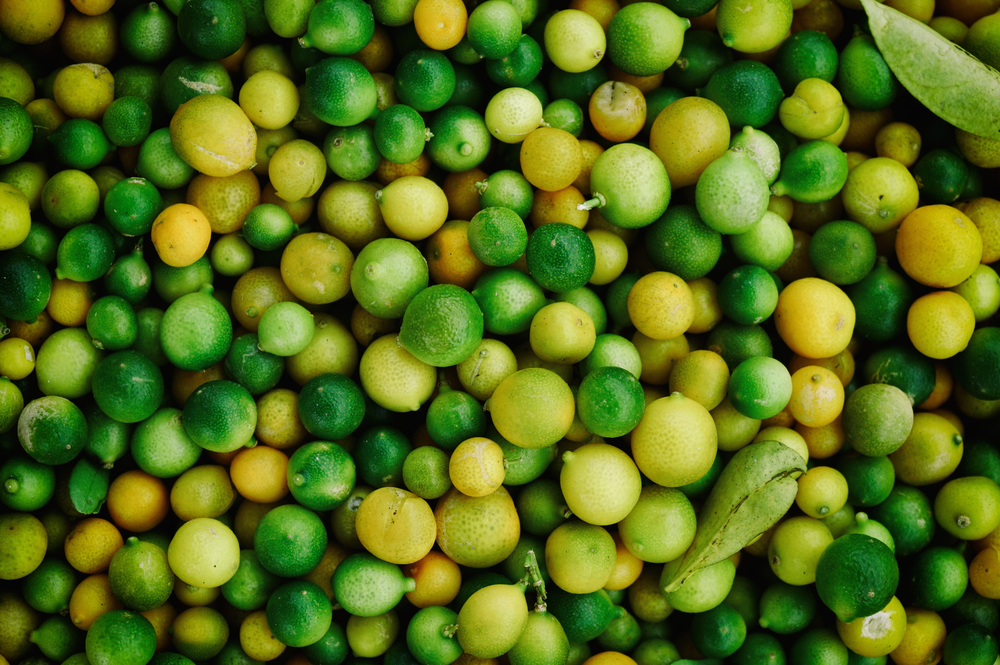
#> input picture 0802.png, 1000 x 665 px, shrunk from 2040 x 1356 before the run, given in place of 0, which was not available
$ python -i runtime_histograms_commented.py   (imports and definitions only)
#> lines starting #> are read from the running program, lines starting #| are printed output that depends on the picture; pictures that were not available may be replaced by others from this repository, and a replacement may not be noted
#!/usr/bin/env python
# coding: utf-8

# # Similarity through histogram

#
# ## What is a Histogram?
#
# A histogram is a graphical representation of the distribution of numerical data. It is an estimate of the probability distribution of a continuous variable (in this case, pixel values in an image). In the context of image processing, a histogram represents how the pixel values (intensities) are distributed in an image. This is usually displayed in a 2D plot, with the occurences depending on the color values of the image
#

# ### Example
# Lets take the following Image as an Example to explain Histograms.
#
# <img src="0802.png" style="width:35%; height:35%;"/>
#
#

# Let's assume we're working in the RGB color space. Three separate histograms would be created, one for each color channel: Red, Green, and Blue.
#
# ### Each histogram counts how often each color value (ranging from 0 to 255) occurs in the respective channels. For the green fruits in the image, the values in the Green channel would likely be higher, while the Red and Blue values might be lower.

# Let's take a look at the histograms

# In[1]:

"""
import cv2
import matplotlib.pyplot as plt

# Load the image
image_path = 'DIV2k/DIV2K_valid_HR/DIV2K_valid_HR/0802.png'
image = cv2.imread(image_path)

if image is not None:
    # Convert image to RGB (from BGR which OpenCV uses by default)
    image_rgb = cv2.cvtColor(image, cv2.COLOR_BGR2RGB)

    # Calculate and plot histograms for each color channel separately
    colors = ('r', 'g', 'b')
    channels = ('Red', 'Green', 'Blue')

    plt.figure(figsize=(18, 6))

    for i, color in enumerate(colors):
        plt.subplot(1, 3, i + 1)
        hist = cv2.calcHist([image_rgb], [i], None, [256], [0, 256])
        plt.plot(hist, color=color)
        plt.xlim([0, 256])
        plt.title(f'{channels[i]} Histogram')
        plt.xlabel('Pixel Intensity')
        plt.ylabel('Frequency')
        plt.grid(True)  # Add grid for better visualization

    plt.tight_layout()
    #plt.show()
"""


# As expected, a very large proportion of the pixels in the image have a blue value of 0, while the green values tend to dominate within the image.

# ### RGB Channel are not effective

#
# Now all you have to do is create and save 3 histograms for each channel for all 450,000 images in the database and you're done. Well, not quite...
#
# The problem with this approach is that the RGB color space is based on the mixture of light colors, which is less intuitive when it comes to comparing colors from a human perspective. For example a brighter picture that is still the same picture could have completely other histograms, which will be visible especially in the red channel. Let's test it out.

# <img src="0802-bright.png" style="width:35%; height:35%;"/>

# ![alt text](0802-bright-histogram-1.png)

# According to the histograms, we should be able to see a lot more red tones in the image, but this is not the case, as we are analyzing a just brighter version of the image before. So why is that?
#
# Changing the brightness not only brings more white tones into the picture, but also brighter yellow tones, which are primarily mixed with the red and green channel. In addition, the green tones have also become stronger, which is responsible for the deflection in the histogram of the green channel. So according to the histograms, we have 2 completely different images here, while we humans can clearly establish a similarity despite the differences in brightness, as the same colors are used.
#
#

# ### What is the solution?
#

# Let's first start the coding part. For this Notebook we need the following Imports

# In[2]:


# necessary imports
import os
import sqlite3
from PIL import ImageCms
from tqdm import tqdm
import numpy as np
import cv2
import matplotlib.pyplot as plt
from concurrent.futures import ThreadPoolExecutor
from sklearn.neighbors import NearestNeighbors
import joblib
import functions
from sklearn.neighbors import NearestNeighbors


icms = ImageCms


# ## Connection with the database
#
# Here we establish a connection with the database that contains all the images from the hard disk.
#
# The image properties that we save from the image are:
#
# - Name
# - Storage Path
# - Pixel size

# In[3]:


# Connect to an existing one to store image metadata
database_name = "database_all_images.db"
root_folder = r"D:/data/image_data"

conn = sqlite3.connect(database_name)
c = conn.cursor()
# [13 lines not run here, left out]

# Fetch all results
paths_tuples = c.fetchall()  # This will be a list of tuples

# Convert list of tuples to a list of strings
database_image_paths = [path[0] for path in paths_tuples]  # Extract the first element of each tuple

# Verify the paths


# ## Now to the solution

# Instead of using the RGB color space, we use the HSV color space.
#
# In the HSV color space, the color components (hue, saturation) are separated from the brightness (value). This means that changes in brightness (e.g. lighting) do not affect the hue information (Hue), which is basically the actual color of the image.
# Let's have a look at the same example from above and plot the HSV histogram.
#
# <img src="0802.png" style="width:35%; height:35%;"/>
#

# ![alt text](0802-histogram-hsv-2.png)

# What we can see on the histograms is that a lot of pixels in the image are in the 20-50 range. The saturation of the colors within this spectrum is often very high, which makes for strong vibrant colors contained in the image. Value describes how bright or dark the pixel is, where 0 is very dark and 255 is very bright. The fact that some pixels are rather dark, as can be seen from the plot, makes sense due to the spatial division of the fruit, which creates shadows.
#
# Why can we now work better with it than with RGB?
#
#
# ## Hue and Saturation

# ![alt text](Hue-1.png)
#
# In this plot, the hue is plotted on the x-axis and the saturation on the y-axis. This diagram contains most of the colors that we can see with the human eye. Unlike the RGB color space, no colors are mixed here; instead, each possible color has its own value on the Hue axis. The strength of this color is shown in the Saturation axis.
#
# If we apply the values from above to this diagram, we can see that the yellow tones dominate in the image. According to the histograms, there are also a few green tones in the image. How bright or dark these green tones are plays nearly no role in either the hue or the saturation, as the brightness or darkness is determined by the V, i.e. the value.
#
# How do we apply these insights to our project?

# ## The Heart for this Methood

# This is the key function to create the histograms that will be stored in a pickle file

# ```python
# def calculate_histogram(image, color_space):
#     if color_space == "HSV":
#         hsv = cv2.cvtColor(image, cv2.COLOR_BGR2HSV)
#         hist = cv2.calcHist([hsv], [0, 1], None, [32, 32], [0, 180, 0, 256])  # Interesting part of the function
#
#     elif color_space == "RGB":
#         hist = cv2.calcHist([image], [0, 1, 2], None, [32, 32, 32], [0, 256, 0, 256, 0, 256])
#     else:
#         pass
#
#     hist = cv2.normalize(hist, hist).flatten()
#     return hist
# ```

# This line is the interesting part of this function:
# ```python
# hist = cv2.calcHist([hsv], [0, 1], None, [32, 32], [0, 180, 0, 256])
# ```
# We compute a 2D histogram for the input image in the HSV color space. The histogram represents the joint distribution of the Hue and Saturation values in the image, with 32 bins for each channel. The Hue values will be between 0 and 180 while the Saturation Values will be between 0 and 256. This 2D histogram captures the color information in a compact form, which will be used later for the image comparison based on color similarity.
#
# After that we normalize the histogram, to ensure that the histogram values are on a consistent scale, which is particularly important when comparing histograms from different images. For example, two images of different sizes will have histograms with different raw counts, but normalization will scale them so they can be meaningfully compared. With ```.flatten()``` we also convert the histogram from a multi-dimensional array to a one-dimensional array, which is necessary for the nearest neighbor search when trying to search for similar images.
#
# Let's have a look at the other functions.
#

# In[5]:


# Calculate the histogram of an image using OpenCV
# The cv2.calcHist function computes the histogram for the given image
# In this context, histograms are used to compare images and determine similarity
def calculate_histogram(image, color_space):
    """
    This function computes the color histogram of an image in a specified color space, either HSV or RGB.

    Input:
    - image: A single image represented as a NumPy array. This is the image whose histogram will be calculated.
    - color_space: A string indicating the color space to be used for the histogram calculation. It can be either "HSV" or "RGB"

    Output:
    - hist: A flattened, normalized histogram of the image, represented as a one-dimensional NumPy array.

    The image is converted from BGR (default OpenCV format) to HSV color space using cv2.cvtColor.
    Then, the histogram is calculated for the Hue and Saturation channels with 32 bins for each using cv2.calcHist.
    The histogram is then normalized to ensure that the comparison between histograms is not biased by the size of the images.
    Finally, the normalized histogram is flattened into a one-dimensional array.

    """
#> called with color_space = 'HSV'

    if color_space == "HSV":
        #The image is converted from BGR (default OpenCV format) to HSV color space
        hsv = cv2.cvtColor(image, cv2.COLOR_BGR2HSV)
#> hsv: shape (665, 1000, 3); mean H, S, V 39.5, 204.1, 110.4
#> image is the input picture: shape (665, 1000, 3); mean B, G, R 23.9, 107.2, 84.2
        hist = cv2.calcHist([hsv], [0, 1], None, [32, 32], [0, 180, 0, 256])
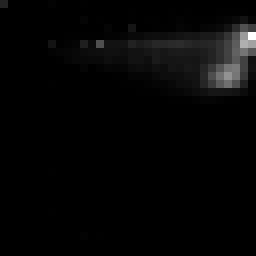
#> hist: shape (32, 32) float32 (shown 8 times larger); min 0, max 28930, mean 649.4; drawn with min black and max white
    elif color_space == "RGB":
        hist = cv2.calcHist([image], [0, 1, 2], None, [32, 32, 32], [0, 256, 0, 256, 0, 256])
    else:
        pass

    hist = cv2.normalize(hist, hist).flatten()
#> hist = 1024 values, max 0.386 at index 159, min 0 at index 2, mean 0.00866
    return hist


# [88 lines left out: functions process_image, load_histograms, compute_and_store_histograms, not called in this run]
            #print(f"Saved {len(histograms)} histograms to {save_path}")


def load_histograms_from_file(file_path):
    """
    This function is a simple wrapper to load histograms from a file.

    Input:
    - file_path: A string representing the file path from where histograms will be loaded.

    Output:
    - A dictionary of histograms where the keys are image paths and the values are the corresponding histograms
    """
    histograms = joblib.load(file_path)
    return histograms


# [31 lines left out: function find_similar_image, not called in this run]


 # List of paths to database images
database_histogram_file = "histograms_all_images_0608.pkl"


# # Loading the histogram file and test the results

# In[6]:


# [1 line that did not run here, left out]


# ## Possible Results:
#
# After running the code in the next cell, this could be your results.
#
# ![alt text](output_example-1.png)

# In[8]:


input_image_path = "images/1835.jpg"
# [2 lines not run here, left out]
# Request top 3 similar images
#functions.display_images(input_image_path, similar_images)


# ## Finding Similar Images with 5 Input Images

# Now, we implemented a system to find images that are most similar to a given set of input images based on their color histograms and embeddings. The process involves three main steps:
# - calculating average histograms,
# - finding the most similar images based on these histograms,
# - and displaying the images for visualization.

# We first compute an average histogram that encapsulates the color characteristics of a set of input images. It then searches through a precomputed set of histograms for the entire dataset to find images that have similar color distributions to the input images. The top results are returned as the most similar images. Finally, these similar images are displayed for the user to review.

# In[9]:


def average_histograms(input_image_paths, color_space="HSV"):

    """
    This function calculates the average histogram of a list of input images.

    Input:
    - input_image_paths: A list of file paths to the input images.
    - color_space: The color space in which the histogram is calculated (default is "HSV").

    Output:
    - mean_histogram: A NumPy array representing the average histogram of the input images.
    """

    histograms = [calculate_histogram(cv2.imread(img_path), color_space) for img_path in input_image_paths]
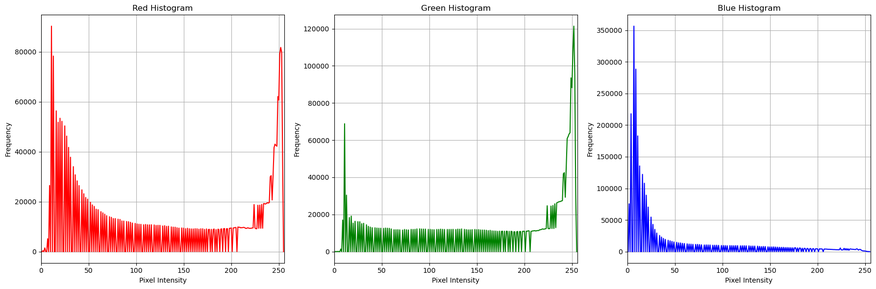
#> input picture 0802-bright-histogram-1.png, 876 x 289 px, shrunk from 1787 x 590 before the run, given in place of 8, which was not available
#> call 2 of calculate_histogram, with color_space = 'HSV'
#> in calculate_histogram (call 2), `hsv = cv2.cvtColor(image, cv2.COLOR_BGR2HSV)`: hsv: shape (289, 876, 3); mean H, S, V 4.3, 13.2, 247.6
#> in calculate_histogram, image is the input picture: shape (289, 876, 3); mean B, G, R 238.6, 238, 242.8
#> in calculate_histogram (call 2), `hist = cv2.calcHist([hsv], [0, 1], None, [32, 32], [0, 180, 0, 256])`:
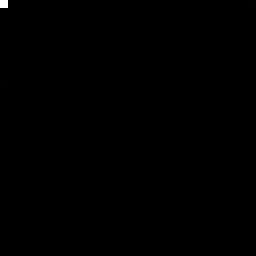
#> hist: shape (32, 32) float32 (shown 8 times larger); min 0, max 230230, mean 247.2; drawn with min black and max white
#> in calculate_histogram (call 2), `hist = cv2.normalize(hist, hist).flatten()`: hist = 1024 values, max 1 at index 0, min 0 at index 32, mean 0.00107
    mean_histogram = np.mean(histograms, axis=0)
    return mean_histogram


# [31 lines left out: function find_most_similar_to_average, not called in this run]


# In[10]:


input_image_paths = [
    "D:/data/image_data/Landscapes/00000004_(7).jpg",
    "D:/data/image_data/Landscapes/00000026.jpg",
    "D:/data/image_data/Landscapes/00000001.jpg",
    "D:/data/image_data/Landscapes/00000052.jpg",
    "D:/data/image_data/Landscapes/00000062_(6).jpg"
]


# Extract the first element of each tuple to get the actual file paths


# [1 line that did not run here, left out]

# [1 line that did not run here, left out]

# [11 lines of commented-out code are left out]

#> (the run stopped early here; a loop or call above may not have finished)
